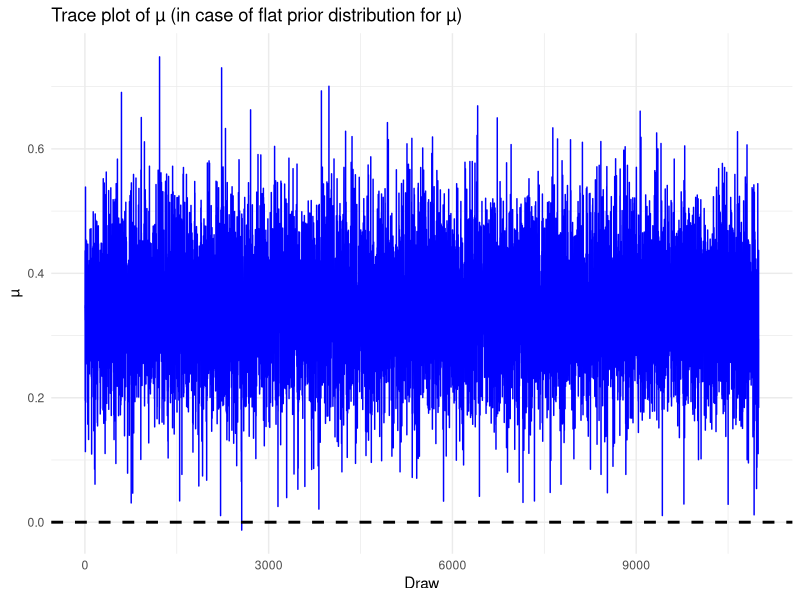
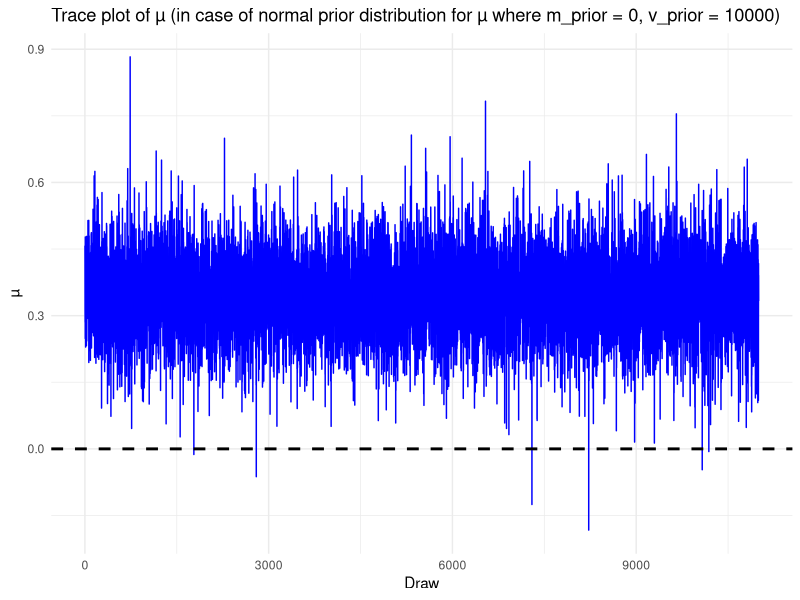
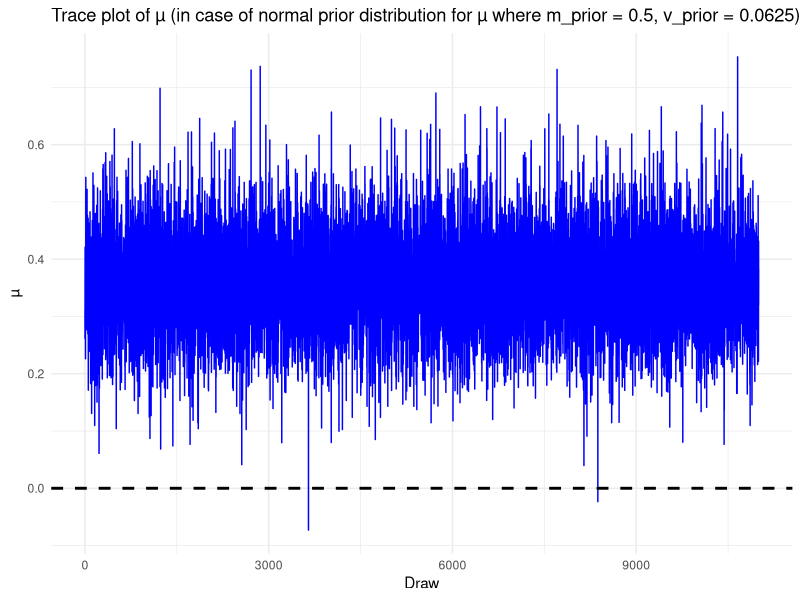
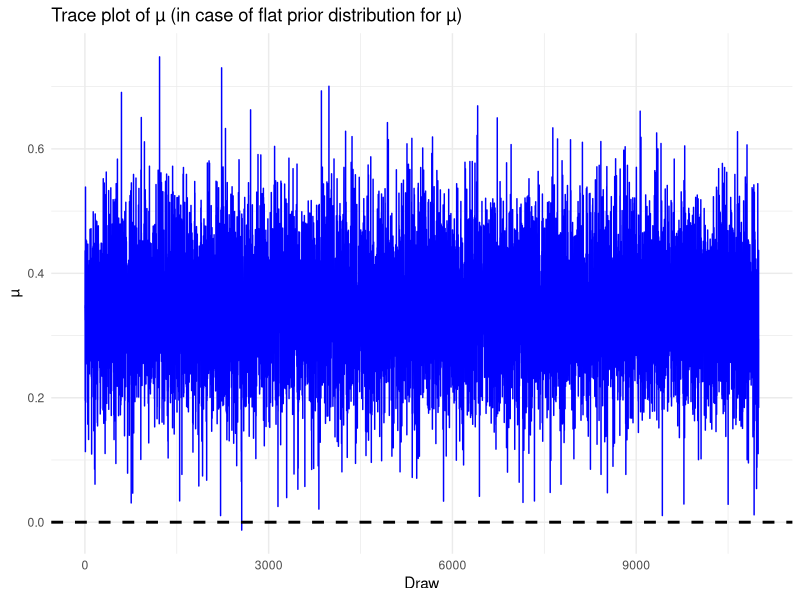
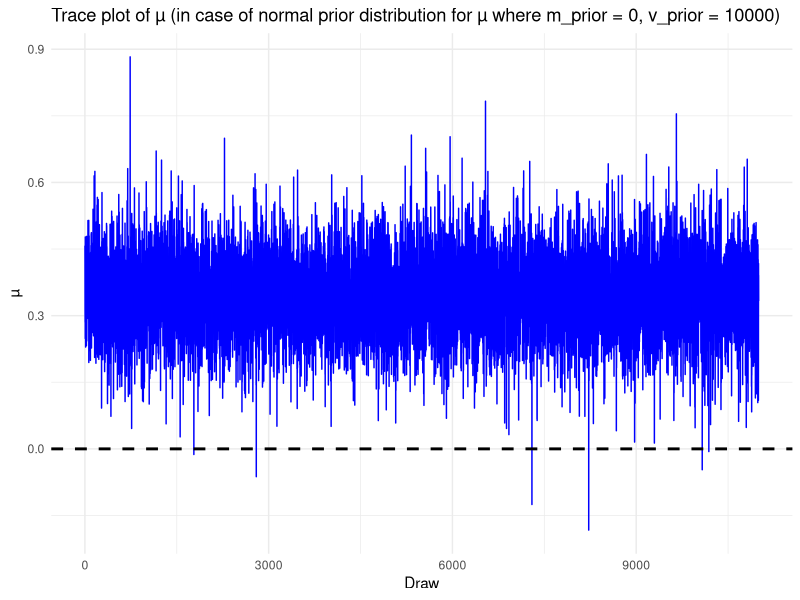
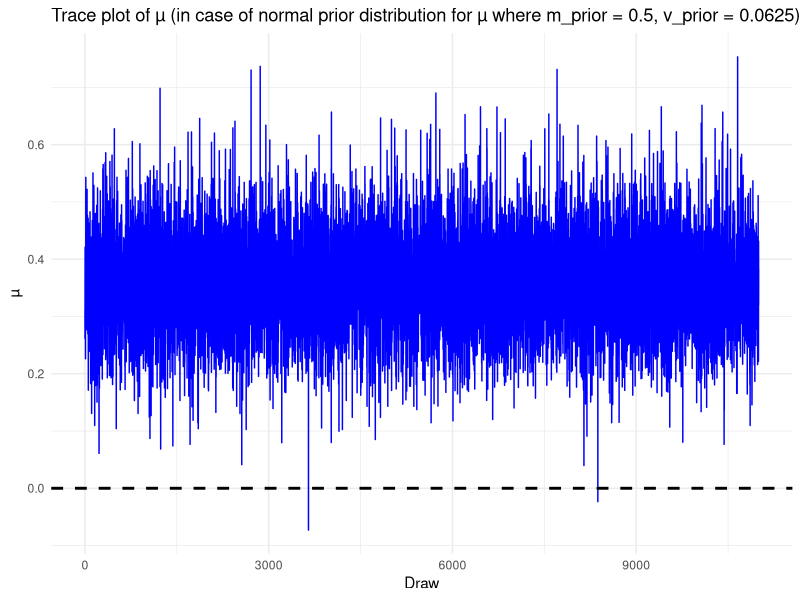

The R source for these figures, in order:
## ---- chunk 1
print('Gibbs sampling in case of flat prior distribution for µ')
sampleData <- c(1.6088,-1.4579,0.4502,1.0701,-0.3803,1.1201,0.4199,0.3998,-0.1904,0.3932)
numberOfSimulations <- 11000
numberOfBurnIn <- 1000

gibbsSampling_flatPrior <- function(input_sample){
  h_list <- numeric(numberOfSimulations)
  mu_list <- numeric(numberOfSimulations)
  
  initial_mu <- mean(input_sample)
  numberOfSample <- length(input_sample)
  
  # Gibbs sampling
  for (i in 1:numberOfSimulations) {
    a <- numberOfSample / 2
    
    if (i-1 == 0){
      b <- 1 / (1/2 * sum(sapply(1:numberOfSample, 
                                 function(j) (input_sample[j] - initial_mu)^2)))
    } else {
      b <- 1 / (1/2 * sum(sapply(1:numberOfSample, 
                                 function(j) (input_sample[j] - mu_list[i-1])^2)))
    }
    
    bar_y <- mean(sampleData)
    
    # draw from Gamma distribution
    h_list[i] <- rgamma(n = 1, shape = a, rate = b)
    
    # draw from Normal distribution
    mu_list[i] <- rnorm(n = 1, mean = bar_y, 
                        sd = sqrt(1/(h_list[i] * numberOfSample)))
  }
  return(list(h=h_list, mu=mu_list))
}

a_result <- gibbsSampling_flatPrior(sampleData)

# Trace plot of µ
library(ggplot2)
df <- data.frame(draw = seq_along(a_result$mu), mu = a_result$mu)

ggplot(df, aes(x = draw, y = mu)) +
  geom_line(color = 'blue') +
  geom_hline(yintercept = 0, color = 'black', linetype = 'dashed', linewidth = 1) +
  labs(title = 'Trace plot of µ (in case of flat prior distribution for µ)',
       x = 'Draw', y = 'µ') +
  theme_minimal()
ggsave('figures/a_flatPrior_tracePlot.png', width = 10, height = 6, dpi = 300)

twosided_pvalue <- function(p_pos, p_neg) {
  result <- 2 * min(p_pos, p_neg)
  
  result <- min(result, 1)
  
  return(result)
}

# estimate the posterior probabilities
print('The posterior probabilities are:')
sum_mu_greater_0 <- sum(a_result$mu[numberOfBurnIn:numberOfSimulations] > 0)/(numberOfSimulations-numberOfBurnIn)
print(paste('Pr(µ > 0 | y) =', sum_mu_greater_0))

sum_mu_less_0 <- sum(a_result$mu[numberOfBurnIn:numberOfSimulations] < 0)/(numberOfSimulations-numberOfBurnIn)
print(paste('Pr(µ < 0 | y) =', sum_mu_less_0))

a_pValue <- twosided_pvalue(sum_mu_greater_0, sum_mu_less_0)
print(paste('The two-sided p-value is:',a_pValue))
## ---- chunk 2
print('Gibbs sampling in case of normal prior distribution for µ')

gibbsSampling_normalPrior <- function(input_sample, prior_mean, prior_variance){
  h_list <- numeric(numberOfSimulations)
  mu_list <- numeric(numberOfSimulations)
  
  initial_mu <- mean(input_sample)
  numberOfSample <- length(input_sample)
  
  for (i in 1:numberOfSimulations) {
    a <- numberOfSample / 2
    
    if (i-1 == 0){
      b <- 1 / (1/2 * sum(sapply(1:numberOfSample, 
                                 function(j) (input_sample[j] - initial_mu)^2)))
    } else {
      b <- 1 / (1/2 * sum(sapply(1:numberOfSample, 
                                 function(j) (input_sample[j] - mu_list[i-1])^2)))
    }
    
    bar_y <- mean(input_sample)
    
    # draw from Gamma distribution
    h_list[i] <- rgamma(n = 1, shape = a, rate = b)
    
    # draw from Normal distribution
    posterior_mean <- ((prior_mean/prior_variance) 
                       + h_list[i]*numberOfSample*mean(input_sample)) / (1/prior_variance + h_list[i]*numberOfSample)
    posterior_variance <- 1 / (1/prior_variance + h_list[i]*numberOfSample)
    
    mu_list[i] <- rnorm(n = 1, mean = posterior_mean, sd = sqrt(posterior_variance))
  }
  return(list(h=h_list, mu=mu_list))
}

b_prior_mean <- 0
b_prior_variance <- 100^2 

b_result <- gibbsSampling_normalPrior(sampleData, b_prior_mean, b_prior_variance)

# Trace plot of µ
df <- data.frame(draw = seq_along(b_result$mu), mu = b_result$mu)

ggplot(df, aes(x = draw, y = mu)) +
  geom_line(color = 'blue') +
  geom_hline(yintercept = 0, color = 'black', linetype = 'dashed', linewidth = 1) +
  labs(title = 'Trace plot of µ (in case of normal prior distribution for µ where m_prior = 0, v_prior = 10000)',
       x = 'Draw', y = 'µ') +
  theme_minimal()
ggsave('figures/b_normalPrior_tracePlot.png', width = 10, height = 6, dpi = 300)

# estimate the posterior probabilities
print('The posterior probabilities are:')
sum_mu_greater_0 <- sum(b_result$mu[numberOfBurnIn:numberOfSimulations] > 0)/(numberOfSimulations-numberOfBurnIn)
print(paste('Pr(µ > 0 | y) =', sum_mu_greater_0))

sum_mu_less_0 <- sum(b_result$mu[numberOfBurnIn:numberOfSimulations] < 0)/(numberOfSimulations-numberOfBurnIn)
print(paste('Pr(µ < 0 | y) =', sum_mu_less_0))

b_pValue <- twosided_pvalue(sum_mu_greater_0, sum_mu_less_0)
print(paste('The two-sided p-value is:',b_pValue))
## ---- chunk 3
print('Gibbs sampling in case of normal prior distribution for µ')
c_prior_mean <- 0.5
c_prior_variance <- 0.25^2

c_result <- gibbsSampling_normalPrior(sampleData, c_prior_mean, c_prior_variance)

# Trace plot of µ
df <- data.frame(draw = seq_along(c_result$mu), mu = c_result$mu)

ggplot(df, aes(x = draw, y = mu)) +
  geom_line(color = 'blue') +
  geom_hline(yintercept = 0, color = 'black', linetype = 'dashed', linewidth = 1) +
  labs(title = 'Trace plot of µ (in case of normal prior distribution for µ where m_prior = 0.5, v_prior = 0.0625)',
       x = 'Draw', y = 'µ') +
  theme_minimal()
ggsave('figures/c_normalPrior_tracePlot.png', width = 10, height = 6, dpi = 300)

# estimate the posterior probabilities
print('The posterior probabilities are:')
sum_mu_greater_0 <- sum(c_result$mu[numberOfBurnIn:numberOfSimulations] > 0)/(numberOfSimulations-numberOfBurnIn)
print(paste('Pr(µ > 0 | y) =', sum_mu_greater_0))

sum_mu_less_0 <- sum(c_result$mu[numberOfBurnIn:numberOfSimulations] < 0)/(numberOfSimulations-numberOfBurnIn)
print(paste('Pr(µ < 0 | y) =', sum_mu_less_0))

c_pValue <- twosided_pvalue(sum_mu_greater_0, sum_mu_less_0)
print(paste('The two-sided p-value is:',c_pValue))
## ---- chunk 4

twoSidedTest <- function(input_t) {
  if (input_t > -2.2622 & input_t < 2.2622) {
    print('t ∈ [-2.2622, 2.2622]: Do not reject the null.')
  } else {
    print('t ∉ [-2.2622, 2.2622]: Reject the null.')
  }
}

t_statistic <- mean(sampleData) / sqrt(var(sampleData)/length(sampleData))
print('A classical/frequentist two-sided test:')
print(paste('Test statistic:', round(t_statistic,4)))
print(paste('The p-value is:', round(t.test(sampleData, alternative = 'two.sided')$p.value,4)))
twoSidedTest(t_statistic)
